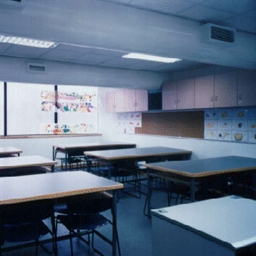
#> input picture human detection dataset/0/10.png, 256 x 256 px; its folder holds only this picture in this run
$ python image_to_vector_compare_adaboost.py
#> lines starting #> are read from the running program, lines starting #| are printed output that depends on the picture
import os
import numpy as np
import cv2
from sklearn.ensemble import AdaBoostClassifier
from sklearn.model_selection import train_test_split
from sklearn.metrics import accuracy_score
from skimage.feature import hog
import matplotlib.pyplot as plt

# Function to resize images to 128x128 and flatten them
def resize_images_flatten(directory):
#> called with directory = 'human detection dataset'
    flattened_images = []
    labels = []
    for label in os.listdir(directory):
        for filename in os.listdir(os.path.join(directory, label)):
            img = cv2.imread(os.path.join(directory, label, filename))
#> img is the input picture: shape (256, 256, 3); mean B, G, R 132.1, 111.3, 95.2
            img = cv2.resize(img, (128, 128))
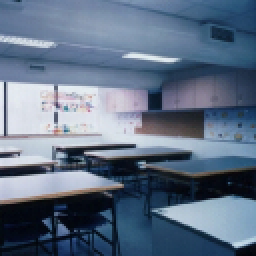
#> img: shape (128, 128, 3) (shown 2 times larger); mean B, G, R 132.2, 111.4, 95.4
            flattened_images.append(img.flatten())  # Flattening the image
            labels.append(int(label))
#> pass 2 of the loop in resize_images_flatten, `for label in os.listdir(directory):`:
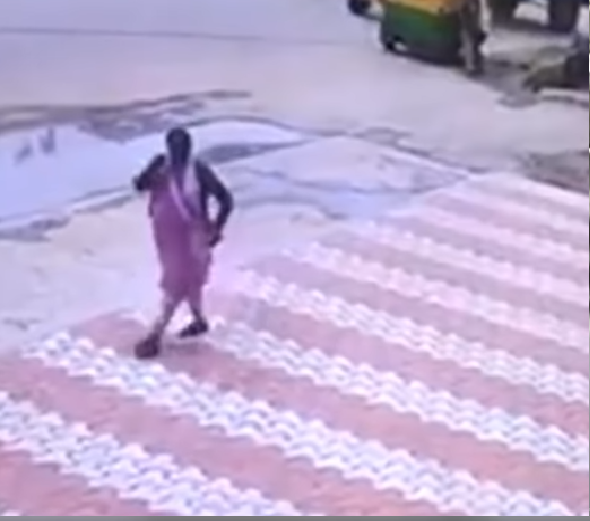
#> input picture human detection dataset/1/100.png, 590 x 521 px
#> in resize_images_flatten, img is the input picture: shape (521, 590, 3); mean B, G, R 209.4, 174, 190.4
#> in resize_images_flatten, `img = cv2.resize(img, (128, 128))`:
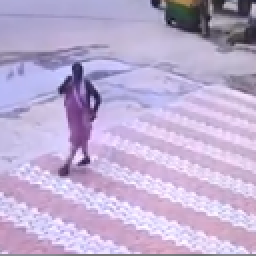
#> img: shape (128, 128, 3) (shown 2 times larger); mean B, G, R 209.5, 174.1, 190.6
    return np.array(flattened_images), np.array(labels)

# Function to resize images to 128x128 and extract HOG features
def resize_images_hog(directory):
    hog_features = []
    labels = []
    for label in os.listdir(directory):
        for filename in os.listdir(os.path.join(directory, label)):
            img = cv2.imread(os.path.join(directory, label, filename))
            img = cv2.resize(img, (128, 128))
            # Convert image to grayscale
            img_gray = cv2.cvtColor(img, cv2.COLOR_BGR2GRAY)
            # orientations = number of sells in the vector of the cumpute
            # pixels_per_cell = how many pixels in each sell we compute
            # cells_per_block = one sell for a block
            hog_feature = hog(img_gray, orientations=8, pixels_per_cell=(8, 8), cells_per_block=(1, 1))
            hog_features.append(hog_feature)
            labels.append(int(label))
    return np.array(hog_features), np.array(labels)


# Load and preprocess data
data_dir = 'human detection dataset'

# Method 1: Flattening
X_flatten, y_flatten = resize_images_flatten(data_dir)
#> y_flatten = [0, 1]

# Method 2: HOG
X_hog, y_hog = resize_images_hog(data_dir)
#> in resize_images_hog, `img_gray = cv2.cvtColor(img, cv2.COLOR_BGR2GRAY)`:
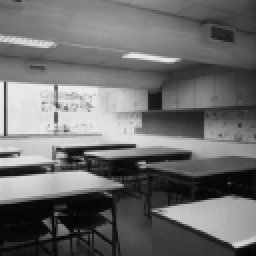
#> img_gray: shape (128, 128) (shown 2 times larger); min 3, max 237, mean 109
#> in resize_images_hog, `hog_feature = hog(img_gray, orientations=8, pixels_per_cell=(8, 8), ce..`: hog_feature = 2048 values, max 0.976 at index 1108, min 0 at index 15, mean 0.281
#> pass 2 of the loop in resize_images_hog, `for label in os.listdir(directory):`:
#> in resize_images_hog, `img_gray = cv2.cvtColor(img, cv2.COLOR_BGR2GRAY)`:
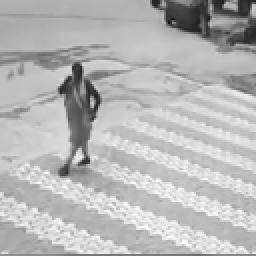
#> img_gray: shape (128, 128) (shown 2 times larger); min 16, max 253, mean 183
#> hog_feature = 2048 values, max 0.899 at index 12, min 0 at index 7, mean 0.312
#> y_hog = [0, 1]

# Split data into train and test sets for Flattening
X_train_flatten, X_test_flatten, y_train_flatten, y_test_flatten = train_test_split(X_flatten, y_flatten, test_size=0.2, random_state=42)
#> y_train_flatten = [0]; y_test_flatten = [1]

# Split data into train and test sets for HOG
X_train_hog, X_test_hog, y_train_hog, y_test_hog = train_test_split(X_hog, y_hog, test_size=0.2, random_state=42)
#> y_train_hog = [0]; y_test_hog = [1]

# Method 1: Train AdaBoost classifier using flattened images
adaboost_flatten = AdaBoostClassifier(n_estimators=50)
adaboost_flatten.fit(X_train_flatten, y_train_flatten)

# Method 1: Predictions on train and test sets
train_predictions_flatten = adaboost_flatten.predict(X_train_flatten)
#> train_predictions_flatten = [0]
test_predictions_flatten = adaboost_flatten.predict(X_test_flatten)
#> test_predictions_flatten = [0]

# Method 1: Calculate accuracy
train_accuracy_flatten = accuracy_score(y_train_flatten, train_predictions_flatten)
#> train_accuracy_flatten = 1
test_accuracy_flatten = accuracy_score(y_test_flatten, test_predictions_flatten)
#> test_accuracy_flatten = 0

# Method 2: Train AdaBoost classifier using HOG features
adaboost_hog = AdaBoostClassifier(n_estimators=50)
adaboost_hog.fit(X_train_hog, y_train_hog)

# Method 2: Predictions on train and test sets
train_predictions_hog = adaboost_hog.predict(X_train_hog)
#> train_predictions_hog = [0]
test_predictions_hog = adaboost_hog.predict(X_test_hog)
#> test_predictions_hog = [0]

# Method 2: Calculate accuracy
train_accuracy_hog = accuracy_score(y_train_hog, train_predictions_hog)
#> train_accuracy_hog = 1
test_accuracy_hog = accuracy_score(y_test_hog, test_predictions_hog)
#> test_accuracy_hog = 0

# Print the accuracies
print("Method 1 (Flattening):")
print("Train Accuracy:", train_accuracy_flatten)
#| Train Accuracy: 1.0
print("Test Accuracy:", test_accuracy_flatten)
#| Test Accuracy: 0.0
print("\nMethod 2 (HOG):")
print("Train Accuracy:", train_accuracy_hog)
#| Train Accuracy: 1.0
print("Test Accuracy:", test_accuracy_hog)
#| Test Accuracy: 0.0

# Plotting the results
methods = ['Method 1 (Flattening)', 'Method 2 (HOG)']
train_accuracies = [train_accuracy_flatten, train_accuracy_hog]
#> train_accuracies = [1, 1]
test_accuracies = [test_accuracy_flatten, test_accuracy_hog]
#> test_accuracies = [0, 0]

plt.figure(figsize=(10, 5))

plt.subplot(1, 2, 1)
plt.bar(methods, train_accuracies, color='skyblue')
plt.title('Train Accuracies')
plt.ylabel('Accuracy')

plt.subplot(1, 2, 2)
plt.bar(methods, test_accuracies, color='salmon')
plt.title('Test Accuracies')

plt.show()
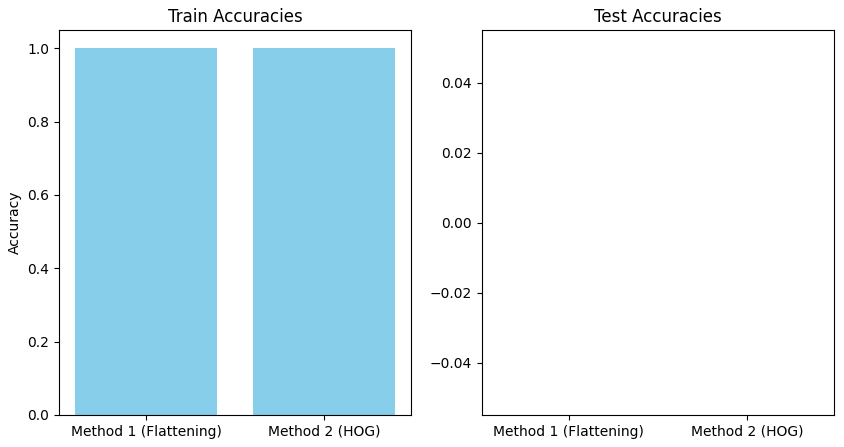
#> figure drawn by matplotlib, 2 panels
